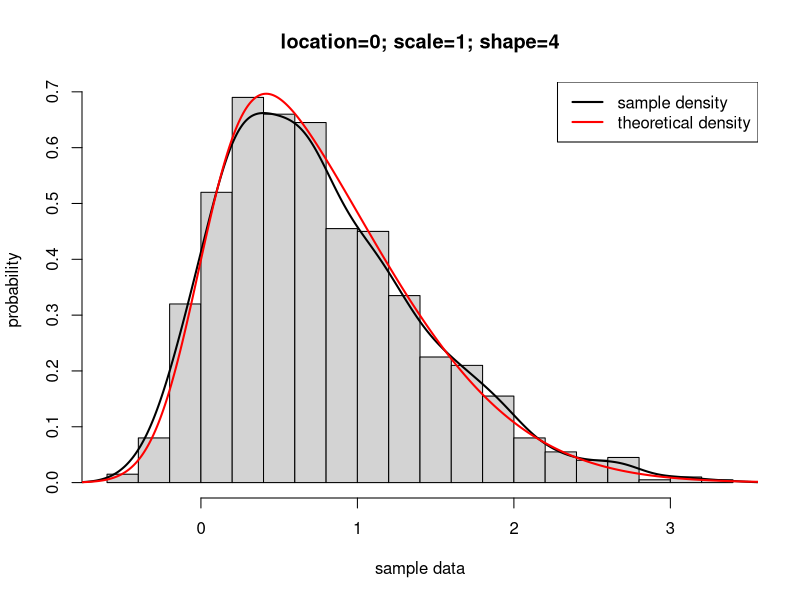

Write the R code that produced this figure.
## ---- chunk 1
library(sn, quietly = TRUE, warn.conflicts = FALSE)
x = seq(-20, 20, by=0.01)
## ---- chunk 2
set.seed(1234)
location = 0
scale = 1
shape = 4
data = rsn(1000, xi = location, omega = scale, alpha = shape)
hist(data, breaks = 20, probability = TRUE, main = "location=0; scale=1; shape=4",
     xlab = "sample data", ylab = "probability")
lines(density(data), lwd=2)
y = dsn(x, xi = location, omega = scale, alpha = shape)
lines(x, y, lwd=2, col="red")
legend("topright", 
             c("sample density", "theoretical density"),
             lty=c(1,1), 
             lwd=c(2, 2),
             col=c("black", "red"))    
